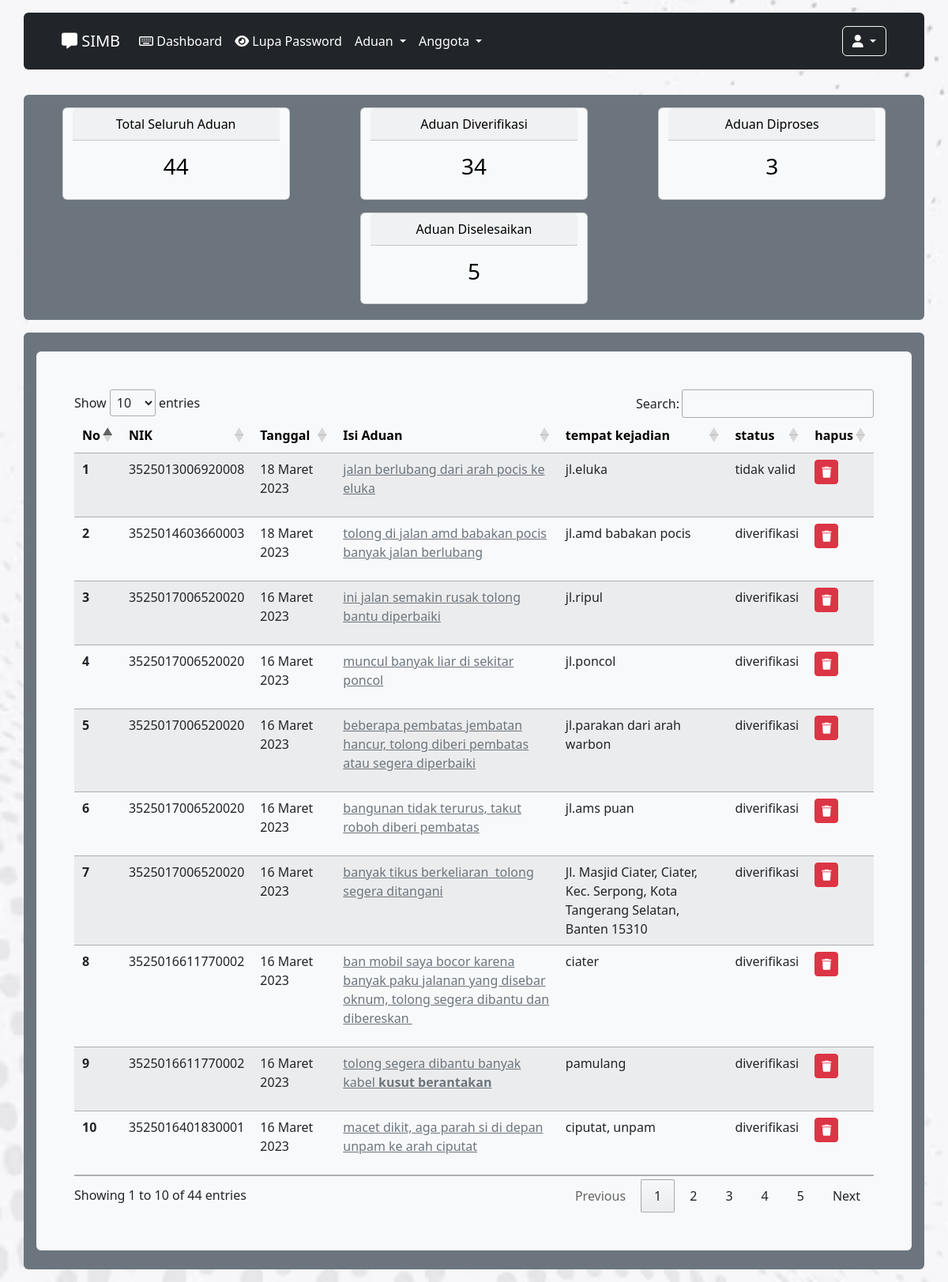
Page /dashboard.php (signed in) on the committed database.
### tables this page shows
CREATE TABLE `pengaduan` (
  `id_pengaduan` int(11) NOT NULL,
  `tgl_pengaduan` date NOT NULL,
  `nik` varchar(16) NOT NULL,
  `tempat_kejadian` text NOT NULL,
  `isi_laporan` text NOT NULL,
  `foto` varchar(255) NOT NULL,
  `status` enum('diverifikasi','diproses','selesai','tidak valid') NOT NULL
);

### function_tanggal.php (called while the page is built)
<?php function tgl($tgl_id){
    $tgl_id = explode('-', $tgl_id);
    $bu = $tgl_id['1'];
    if ($bu == 1){
        $bu_id = 'Januari';
    } else if($bu == 2){
        $bu_id = 'Februari';
    } else if($bu == 3){
        $bu_id = 'Maret';
    } else if($bu == 4){
        $bu_id = 'April';
    } else if($bu == 5){
        $bu_id = 'Mei';
    } else if($bu == 6){
        $bu_id = 'Juni';
    } else if($bu == 7){
        $bu_id = 'Juli';
    } else if($bu == 8){
        $bu_id = 'Agustus';
    } else if($bu == 9){
        $bu_id = 'September';
    } else if($bu == 10){
        $bu_id = 'Oktober';
    } else if($bu == 11){
        $bu_id = 'November';
    } else{
        $bu_id = 'Desember';
    }
    $tanggal_utuh_yang_sangat_benar = $tgl_id['2']." ".$bu_id." ".$tgl_id['0'];
    return $tanggal_utuh_yang_sangat_benar;
}
?>

### dashboard.php (the view, shortened to what this page needs)
<?php
        if(!empty($_SESSION['nik_login']))
        {
        include "header2.php";
        include "koneksi.php";
        include "function_tanggal.php";
            $nik_login = $_SESSION['nik_login'];
            $level = $_SESSION['level'];
            if($level == 'masyarakat')
            {
                $sql_peng_all = "SELECT * FROM pengaduan WHERE nik = '$nik_login' order by id_pengaduan DESC";
                $eks_peng_all = mysqli_query($koneksi, $sql_peng_all);
                $jml_peng_all = mysqli_num_rows($eks_peng_all);
                $sql_peng_vrf = "SELECT * FROM pengaduan WHERE nik = '$nik_login' and status = 'diverifikasi'";
                $eks_peng_vrf = mysqli_query($koneksi, $sql_peng_vrf);
                $jml_peng_vrf = mysqli_num_rows($eks_peng_vrf);
                $sql_peng_pros = "SELECT * FROM pengaduan WHERE nik = '$nik_login' and status = 'diproses'";
                $eks_peng_pros = mysqli_query($koneksi, $sql_peng_pros);
                $jml_peng_pros = mysqli_num_rows($eks_peng_pros);
                $sql_peng_selesai = "SELECT * FROM pengaduan WHERE nik = '$nik_login' and status = 'selesai'";
                $eks_peng_selesai = mysqli_query($koneksi, $sql_peng_selesai);
                $jml_peng_selesai = mysqli_num_rows($eks_peng_selesai);
                $sql_peng_tdk_valid= "SELECT * FROM pengaduan WHERE nik = '$nik_login' and status = 'tidak valid'";
                $eks_peng_tdk_valid= mysqli_query($koneksi, $sql_peng_tdk_valid);
                $jml_peng_tdk_valid= mysqli_num_rows($eks_peng_tdk_valid);
            }
            else
            {
                $sql_peng_all = "SELECT * FROM pengaduan order by id_pengaduan DESC";
                $eks_peng_all = mysqli_query($koneksi, $sql_peng_all);
                $jml_peng_all = mysqli_num_rows($eks_peng_all);
                $sql_peng_vrf = "SELECT * FROM pengaduan WHERE status = 'diverifikasi'";
                $eks_peng_vrf = mysqli_query($koneksi, $sql_peng_vrf);
                $jml_peng_vrf = mysqli_num_rows($eks_peng_vrf);
                $sql_peng_pros = "SELECT * FROM pengaduan WHERE status = 'diproses'";
                $eks_peng_pros = mysqli_query($koneksi, $sql_peng_pros);
                $jml_peng_pros = mysqli_num_rows($eks_peng_pros);
                $sql_peng_selesai = "SELECT * FROM pengaduan WHERE status = 'selesai'";
                $eks_peng_selesai = mysqli_query($koneksi, $sql_peng_selesai);
                $jml_peng_selesai = mysqli_num_rows($eks_peng_selesai);
            }
?>
<div class="container-fluid">
    <?php
            include "navbar2.php";
        ?>
    <div class="container bg-secondary rounded px-3 pt-3 pb-1 my-3">
        <div class="row d-flex justify-content-around">
            <div class="card text-bg-light mb-3 text-center" style="max-width: 18rem;">
                <div class="card-header">Total Seluruh Aduan</div>
                <div class="card-body">
                    <h3 class="card-title"><?php echo $jml_peng_all; ?></h3>
                </div>
            </div>
            <div class="card text-bg-light mb-3 text-center" style="max-width: 18rem;">
                <div class="card-header">Aduan Diverifikasi</div>
                <div class="card-body">
                    <h3 class="card-title"><?php echo $jml_peng_vrf; ?></h3>
                </div>
            </div>
            <div class="card text-bg-light mb-3 text-center" style="max-width: 18rem;">
                <div class="card-header">Aduan Diproses</div>
                <div class="card-body">
                    <h3 class="card-title"><?php echo $jml_peng_pros; ?></h3>
                </div>
            </div>
            <div class="card text-bg-light mb-3 text-center" style="max-width: 18rem;">
                <div class="card-header">Aduan Diselesaikan</div>
                <div class="card-body">
                    <h3 class="card-title"><?php echo $jml_peng_selesai; ?></h3>
                </div>
            </div>
        </div>
    </div>
    <div class="container bg-secondary rounded px-3 py-4 my-3">
        <div class="rounded bg-light">
            <div class="py-5 px-5">
                <div class="table-responsive">
                <table class="table table-striped" id="example">
                    <thead>
                        <tr class="table-light">
                            <th scope="col">No</th>
                            <?php
                                if($level != 'masyarakat')
                                {
                                ?>
                            <th scope="col">NIK</th>
                            <?php
                                    }
                                ?>
                            <th scope="col">Tanggal</th>
                            <th scope="col">Isi Aduan</th>
                            <th scope="col">tempat kejadian</th>
                            <th scope="col">status</th>
                            <?php
                                if($level == 'admin')
                                {
                                ?>
                            <th scope="col">hapus</th>
                            <?php
                            }
                            ?>
                        </tr>
                    </thead>
                    <tbody>
                        <tr>
                            <?php
                            $no = 1;
                            while($data = mysqli_fetch_array($eks_peng_all))
                            {
                            ?>
                            <th scope="row"><?php echo $no; ?></th>
                            <?php
                                if($level != 'masyarakat')
                                {
                                ?>
                            <td><?php echo $data['nik']; ?></td>
                            <?php
                                }
                                ?>
                            <td><?php echo tgl($data['tgl_pengaduan']); ?></td>
                            <td><a href="pengaduan_detail.php?id_pengaduan=<?php echo $data['id_pengaduan']; ?>"
                                    class="text-secondary"><?php echo $data['isi_laporan']; ?></td>
                            <td><?php echo $data['tempat_kejadian']; ?></td>
                            <td><?php echo $data['status']; ?></td>
                            <?php
                                if($level == 'admin')
                                {
                                ?>
                            <td><a class="btn btn-sm btn-danger"
                                    href="hapus_aduan.php?id_pengaduan=<?php echo $data['id_pengaduan']; ?>"><i class="fas fa-trash"></i></a>
                            </td>
                            <?php
                                }
                                ?>
                        </tr>
                        <?php
                           $no++;
                            }
                        ?>
                    </tbody>
                </table>
                </div>
            </div>
        </div>
    </div>
</div>
<?php
    include "footer2.php";
    }
    else
    {
        header("location:form_login.php");
    }
?>

### rows in the picture
pengaduan: nik "3525013006920008", tgl_pengaduan "18 Maret 2023", isi_laporan "jalan berlubang dari arah pocis ke eluka", tempat_kejadian "jl.eluka", status "tidak valid"
pengaduan: nik "3525014603660003", tgl_pengaduan "18 Maret 2023", isi_laporan "tolong di jalan amd babakan pocis banyak jalan berlubang", tempat_kejadian "jl.amd babakan pocis", status "diverifikasi"
pengaduan: nik "3525017006520020", tgl_pengaduan "16 Maret 2023", isi_laporan "ini jalan semakin rusak tolong bantu diperbaiki", tempat_kejadian "jl.ripul", status "diverifikasi"
pengaduan: nik "3525017006520020", tgl_pengaduan "16 Maret 2023", isi_laporan "muncul banyak liar di sekitar poncol", tempat_kejadian "jl.poncol", status "diverifikasi"
pengaduan: nik "3525017006520020", tgl_pengaduan "16 Maret 2023", isi_laporan "beberapa pembatas jembatan hancur, tolong diberi pembatas atau segera diperbaiki", tempat_kejadian "jl.parakan dari arah warbon", status "diverifikasi"
pengaduan: nik "3525017006520020", tgl_pengaduan "16 Maret 2023", isi_laporan "bangunan tidak terurus, takut roboh diberi pembatas", tempat_kejadian "jl.ams puan", status "diverifikasi"
pengaduan: nik "3525017006520020", tgl_pengaduan "16 Maret 2023", isi_laporan "banyak tikus berkeliaran tolong segera ditangani", tempat_kejadian "Jl. Masjid Ciater, Ciater, Kec. Serpong, Kota Tangerang Selatan, Banten 15310", status "diverifikasi"
pengaduan: nik "3525016611770002", tgl_pengaduan "16 Maret 2023", isi_laporan "ban mobil saya bocor karena banyak paku jalanan yang disebar oknum, tolong segera dibantu dan dibereskan", tempat_kejadian "ciater", status "diverifikasi"
pengaduan: nik "3525016611770002", tgl_pengaduan "16 Maret 2023", isi_laporan "tolong segera dibantu banyak kabel kusut berantakan", tempat_kejadian "pamulang", status "diverifikasi"
pengaduan: nik "3525016401830001", tgl_pengaduan "16 Maret 2023", isi_laporan "macet dikit, aga parah si di depan unpam ke arah ciputat", tempat_kejadian "ciputat, unpam", status "diverifikasi"

### other values in the picture
$jml_peng_all "44"
$jml_peng_vrf "34"
$jml_peng_pros "3"
$jml_peng_selesai "5"
